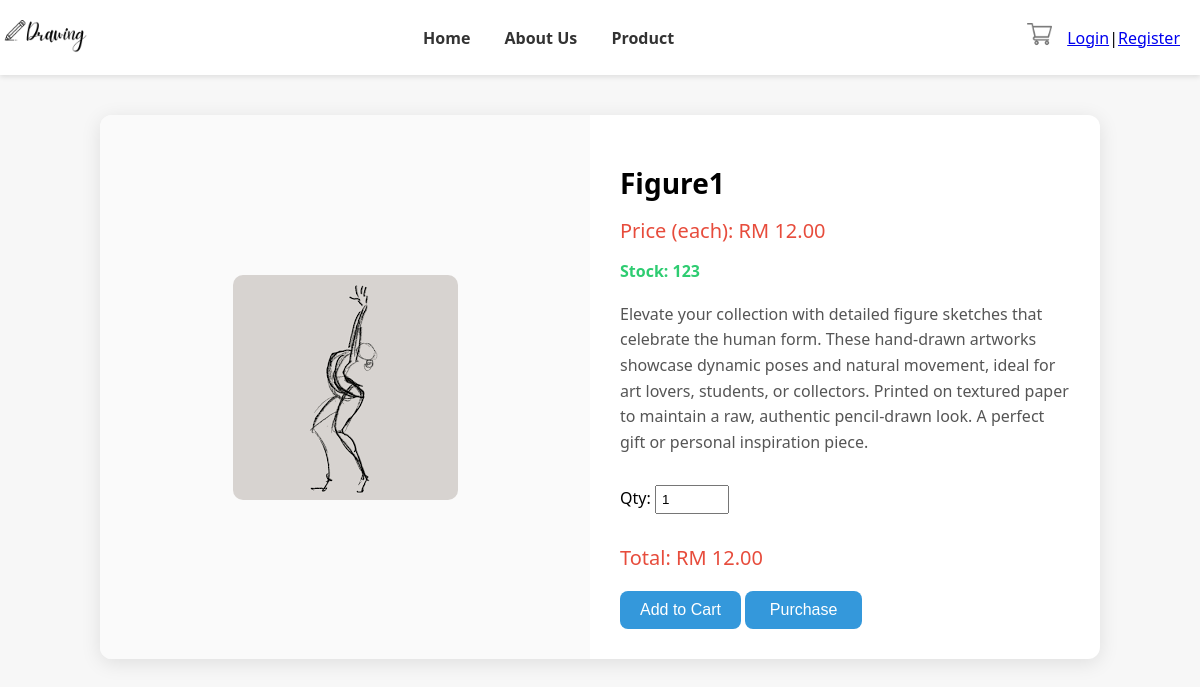
The page /product_detail.php?id=PRO_001 on the database its author committed.
### tables this page shows
CREATE TABLE `products` (
  `ProductID` varchar(255) NOT NULL,
  `ProductName` varchar(255) NOT NULL,
  `Description` text NOT NULL,
  `Price` int(255) NOT NULL,
  `Stock` int(255) NOT NULL,
  `CategoryID` varchar(255) NOT NULL,
  `Photo` varchar(255) NOT NULL,
  `created_at` timestamp(6) NOT NULL DEFAULT current_timestamp(6) ON UPDATE current_timestamp(6)
);

### product_detail.php (the view, shortened to what this page needs)
<!DOCTYPE html>
<html lang="en">
<head>
    <link rel="stylesheet" href="css/product_detail.css" />
</head>
<body>
<?php include "header.php"; ?>
    <?php
    $userId = $_SESSION["ID"] ?? null;
    if (isset($_GET['id'])) {
        $productId = $_GET['id'];
        $stm = $_db->prepare('SELECT * FROM products WHERE ProductID = ?');
        $stm->execute([$productId]);
        $product = $stm->fetch(PDO::FETCH_ASSOC);
    }
    ?>
    <div class="product-detail-container">
        <div class="image-section">
            <img src="<?= $product['Photo'] ?>" alt="<?= $product['ProductName'] ?>" />
        </div>
        <div class="info-section">
            <h1><?= $product['ProductName'] ?></h1>
            <form method="post" action="add_to_cart.php">
                <p class="price">Price (each): RM <span id="unitPrice"><?= number_format($product['Price'], 2) ?></span></p>
                <p class="stock">Stock: <?= $product['Stock'] ?></p>
                <p class="desc"><?= $product['Description'] ?></p>
                <label for="quantity">Qty:</label>
                <input type="number" id="quantity" name="quantity" value="1" min="1" max="<?= $product['Stock'] ?>">
                <p class="price">Total: RM <span id="totalPrice"><?= number_format($product['Price'], 2) ?></span></p>
                <?php if ($userId): ?>
                    <button type="submit" class="btn-add" <?= $product['Stock'] == 0 ? 'disabled' : '' ?>>Add to Cart</button>
                    <button type="button" class="btn-purchases" onclick="goToCart()">Purchase</button>
                <?php else: ?>
                    <button type="button" class="btn-add" onclick="window.location.href='login.php?msg=NoLogin'">Add to Cart</button>
                    <button type="button" class="btn-purchases" onclick="window.location.href='login.php?msg=NoLogin'">Purchase</button>
                <?php endif; ?>
            </form>
        </div>
    </div>
</body>
</html>

### css/product_detail.css (style rules this page uses)
body { font-family: "Segoe UI", sans-serif; background-color: #f7f7f7; margin: 0; padding: 0; }
.product-detail-container { display: flex; max-width: 1000px; margin: 40px auto; background: #fff; border-radius: 12px; overflow: hidden; box-shadow: 0 4px 20px rgba(0, 0, 0, 0.1); }
.image-section { flex: 1; background: #fafafa; padding: 20px; display: flex; align-items: center; justify-content: center; }
.image-section img { max-width: 100%; max-height: 450px; border-radius: 10px; object-fit: contain; }
.info-section { flex: 1; padding: 30px; }
.info-section h1 { font-size: 28px; margin-bottom: 15px; }
.price { color: #e74c3c; font-size: 24px; margin-bottom: 10px; }
.stock { color: #2ecc71; font-weight: bold; margin-bottom: 20px; }
.desc { font-size: 16px; line-height: 1.6; color: #555; margin-bottom: 30px; }
input[type="number"] { margin-bottom: 20px; width: 50px; }
button { background: #3498db; color: white; padding: 12px 24px; border: none; border-radius: 8px; cursor: pointer; font-size: 16px; transition: background 0.3s ease; }
.btn-purchases { width: 26%; }
.price { font-size: 20px; margin: 10px 0; }
input[type="number"] { width: 60px; padding: 5px; }
.btn-add,.btn-purchases { margin-top: 10px; padding: 10px 20px; cursor: pointer; }

### rows shown on the page
products: Photo (picture), ProductName "Figure1", Price "12.00", Stock "123", Description "Elevate your collection with detailed figure sketches that celebrate the human form. These hand-drawn artworks showcase dynamic poses and natural movement, ideal for art lovers, students, or collectors. Printed on textured paper to maintain a raw, authentic pencil-drawn look. A perfect gift or personal inspiration piece."
